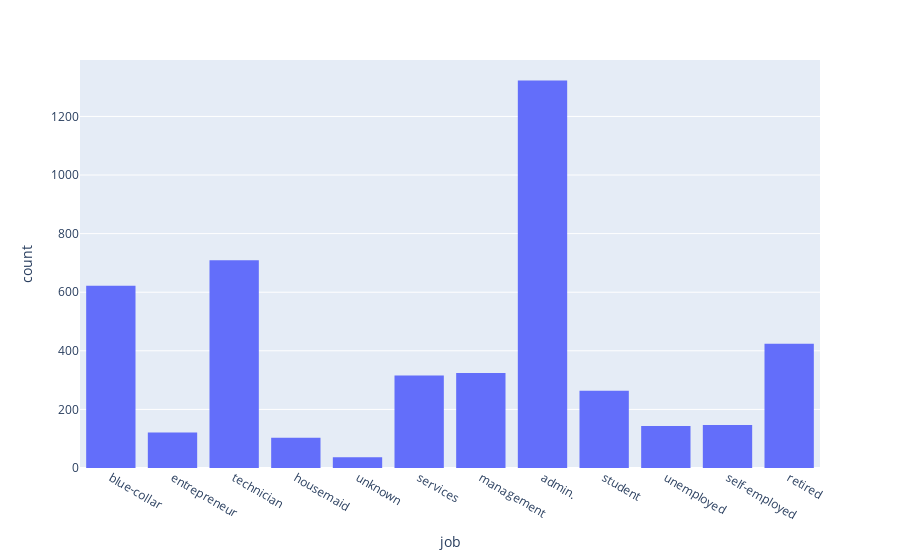
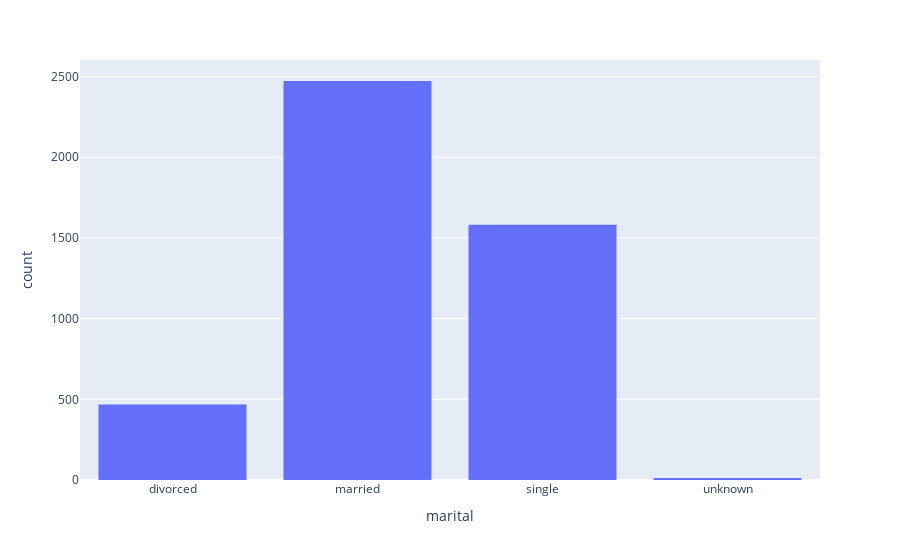
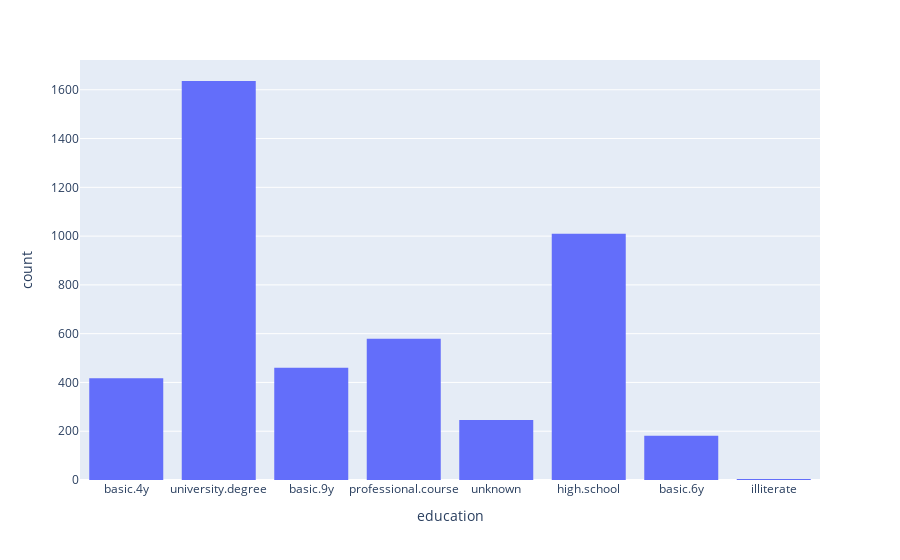

Source (notebook cell) for these figures, in order:
### Code cell
# Preliminary Analysis - lets see what the demographic of some of the successful campaigns are to better understand
# our data! 
only_success = data[data['y'] == 'yes']

successful_outcome_job_dist = px.histogram(only_success, x="job")
successful_outcome_job_dist.show()

successful_outcome_marital_dist = px.histogram(only_success, x="marital")
successful_outcome_marital_dist.show()

successful_outcome_marital_dist = px.histogram(only_success, x="education")
successful_outcome_marital_dist.show()

### Figure 1 — Plotly figure (JSON) as saved in the notebook; plotly's stock layout.template omitted (floating-point values rounded to 4 significant figures; data arrays with more than 128 entries replaced by an {"elided": "..."} marker saying what was removed)
{"data": [{"alignmentgroup": "True", "bingroup": "x", "hovertemplate": "job=%{x}<br>count=%{y}<extra></extra>", "legendgroup": "", "marker": {"color": "#636efa", "pattern": {"shape": ""}}, "name": "", "offsetgroup": "", "orientation": "v", "showlegend": false, "type": "histogram", "x": {"elided": "4533 str values"}, "xaxis": "x", "yaxis": "y"}], "layout": {"barmode": "relative", "legend": {"tracegroupgap": 0}, "margin": {"t": 60}, "xaxis": {"anchor": "y", "domain": [0, 1], "title": {"text": "job"}}, "yaxis": {"anchor": "x", "domain": [0, 1], "title": {"text": "count"}}}}

### Figure 2 — Plotly figure (JSON) as saved in the notebook; plotly's stock layout.template omitted (floating-point values rounded to 4 significant figures; data arrays with more than 128 entries replaced by an {"elided": "..."} marker saying what was removed)
{"data": [{"alignmentgroup": "True", "bingroup": "x", "hovertemplate": "marital=%{x}<br>count=%{y}<extra></extra>", "legendgroup": "", "marker": {"color": "#636efa", "pattern": {"shape": ""}}, "name": "", "offsetgroup": "", "orientation": "v", "showlegend": false, "type": "histogram", "x": {"elided": "4533 str values"}, "xaxis": "x", "yaxis": "y"}], "layout": {"barmode": "relative", "legend": {"tracegroupgap": 0}, "margin": {"t": 60}, "xaxis": {"anchor": "y", "domain": [0, 1], "title": {"text": "marital"}}, "yaxis": {"anchor": "x", "domain": [0, 1], "title": {"text": "count"}}}}

### Figure 3 — Plotly figure (JSON) as saved in the notebook; plotly's stock layout.template omitted (floating-point values rounded to 4 significant figures; data arrays with more than 128 entries replaced by an {"elided": "..."} marker saying what was removed)
{"data": [{"alignmentgroup": "True", "bingroup": "x", "hovertemplate": "education=%{x}<br>count=%{y}<extra></extra>", "legendgroup": "", "marker": {"color": "#636efa", "pattern": {"shape": ""}}, "name": "", "offsetgroup": "", "orientation": "v", "showlegend": false, "type": "histogram", "x": {"elided": "4533 str values"}, "xaxis": "x", "yaxis": "y"}], "layout": {"barmode": "relative", "legend": {"tracegroupgap": 0}, "margin": {"t": 60}, "xaxis": {"anchor": "y", "domain": [0, 1], "title": {"text": "education"}}, "yaxis": {"anchor": "x", "domain": [0, 1], "title": {"text": "count"}}}}
